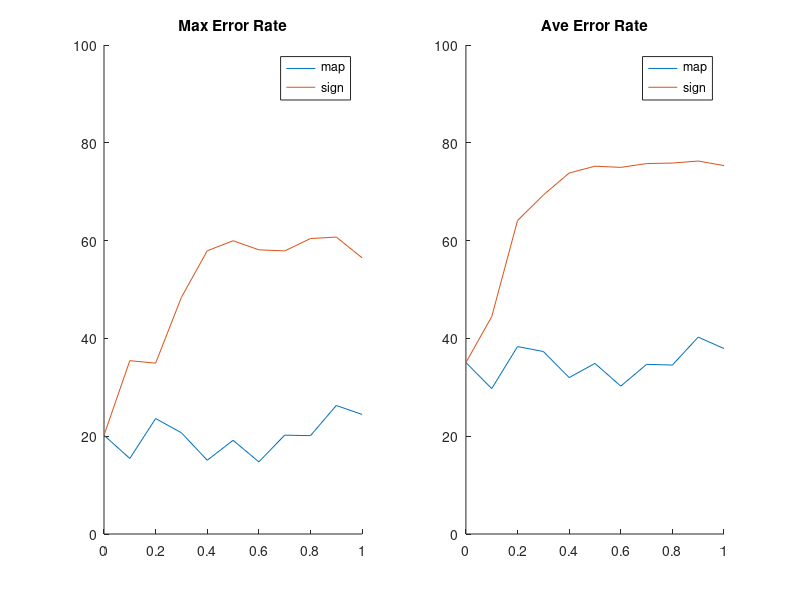

MATLAB code to generate this figure:
load signAbi.mat
cd('..');
data(:,1) = data(:,1) - mean(data(:,1));
data(:,1) = data(:,1) / std(data(:,1)) * 50;
data(:,2) = data(:,2) - mean(data(:,2));
data(:,2) = data(:,2) / std(data(:,2)) * 50;
data(:,1) = data(:,1) + 20;
data(:,2) = data(:,2) + 35;

detectAbiList = [0: 0.1: 1];
for cnt = 1: length(detectAbiList)
    list = [(cnt-1)*100 + 1: cnt*100];
    newData(cnt, :) = mean(data(list, :));  
end

newData(1, 3) = newData(1, 1);
newData(2, 3) = newData(2, 1) + 5;
newData(2, 3) = newData(2, 1) + 10;
newData(2, 3) = newData(2, 1) + 15;
newData(2, 3) = newData(2, 1) + 20;
newData(1, 4) = newData(1, 2);

figure;
subplot(1,2,1);
hold on;
plot(detectAbiList, newData(:,1));
plot(detectAbiList, newData(:,3));
hold off;
legend('map', 'sign');
title('Max Error Rate');
axis([0 1 0 100]);

subplot(1,2,2);
hold on;
plot(detectAbiList, newData(:,2));
plot(detectAbiList, newData(:,4));
hold off;
legend('map', 'sign');
title('Ave Error Rate');
axis([0 1 0 100]);